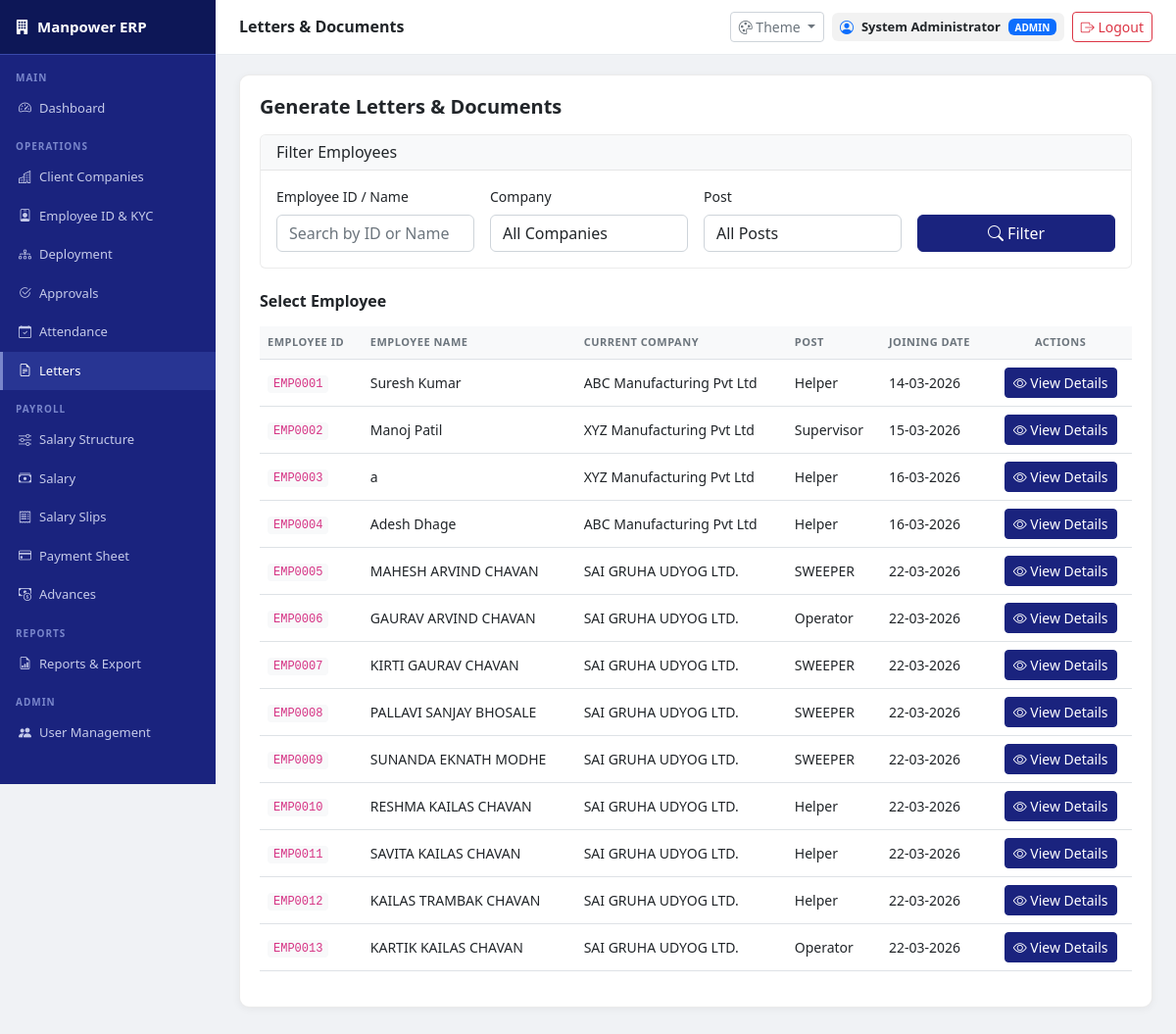
Page /letters (signed in) on the committed database.
### app/models/worker.py (models this page shows, shortened)
class Worker(db.Model):
    __tablename__ = 'workers'
    id              = db.Column(db.Integer, primary_key=True)
    employee_id     = db.Column(db.String(20), unique=True)
    full_name       = db.Column(db.String(150), nullable=False)
    full_name       = db.Column(db.String(150), nullable=False)
    father_name     = db.Column(db.String(150))
    date_of_birth   = db.Column(db.Date)
    gender          = db.Column(db.String(10))
    mobile          = db.Column(db.String(15))
    address         = db.Column(db.Text)
    post            = db.Column(db.String(100))
    aadhaar_number  = db.Column(db.String(20))
    pan_number      = db.Column(db.String(20))
    aadhaar_doc     = db.Column(db.String(255))
    pan_doc         = db.Column(db.String(255))
    photo           = db.Column(db.String(255))
    bank_name       = db.Column(db.String(100))
    account_number  = db.Column(db.String(30))
    ifsc_code       = db.Column(db.String(20))
    bank_passbook   = db.Column(db.String(255))
    is_active       = db.Column(db.Boolean, default=True)
    date_joined     = db.Column(db.Date, default=datetime.utcnow)
    created_at      = db.Column(db.DateTime, default=datetime.utcnow)
    family_members  = db.relationship('FamilyMember', backref='worker', lazy=True)
    deployments     = db.relationship('Deployment',   backref='worker', lazy=True)

### app/models/client.py (models this page shows, shortened)
class Company(db.Model):
    __tablename__ = 'companies'
    id             = db.Column(db.Integer, primary_key=True)
    name           = db.Column(db.String(200), nullable=False)
    address        = db.Column(db.Text)
    city           = db.Column(db.String(100))
    state          = db.Column(db.String(100))
    pincode        = db.Column(db.String(10))
    contact_person = db.Column(db.String(100))
    contact_phone  = db.Column(db.String(20))
    email          = db.Column(db.String(100))
    gst_number     = db.Column(db.String(20))
    created_at     = db.Column(db.DateTime, default=datetime.utcnow)
    requirements  = db.relationship('Requirement', backref='company', lazy=True)
    deployments   = db.relationship('Deployment', backref='company', lazy=True)

### app/models/deployment.py (models this page shows, shortened)
class Deployment(db.Model):
    __tablename__ = 'deployments'
    id = db.Column(db.Integer, primary_key=True)
    worker_id = db.Column(db.Integer, db.ForeignKey('workers.id'), nullable=False)
    company_id = db.Column(db.Integer, db.ForeignKey('companies.id'), nullable=False)
    post = db.Column(db.String(100), nullable=False)
    date_from = db.Column(db.Date, nullable=False)
    date_to = db.Column(db.Date)               # Null means currently deployed
    is_active = db.Column(db.Boolean, default=True)
    created_at = db.Column(db.DateTime, default=datetime.utcnow)

### app/routes/letters.py (the view)
@letters_bp.route('/letters')
@login_required
@permission_required('letters', 'view')
def index():
    employee_id = request.args.get('employee_id', '')
    company_id = request.args.get('company_id', '')
    post = request.args.get('post', '')
    companies = Company.query.all()
    unique_posts = db.session.query(Deployment.post).distinct().all()
    post_list = sorted([p[0] for p in unique_posts if p[0]])
    query = Worker.query.filter_by(is_active=True)
    if employee_id:
        query = query.filter(Worker.employee_id.ilike(f'%{employee_id}%'))
    workers = query.all()
    if company_id or post:
        filtered_workers = []
        for worker in workers:
            deployment = Deployment.query.filter_by(
                worker_id=worker.id,
                is_active=True
            ).first()
            if deployment:
                if company_id and deployment.company_id != int(company_id):
                    continue
                if post and deployment.post != post:
                    continue
                worker.current_deployment = deployment
            filtered_workers.append(worker)
        workers = filtered_workers
    else:
        for worker in workers:
            worker.current_deployment = Deployment.query.filter_by(
                worker_id=worker.id,
                is_active=True
            ).first()
    return render_template('letters/index.html',
                         workers=workers,
                         companies=companies,
                         post_list=post_list,
                         selected_employee=employee_id,
                         selected_company=company_id,
                         selected_post=post)

### app/routes/auth.py (called while the page is built, shortened)
def login_required(f):
    from functools import wraps
    @wraps(f)
    def decorated(*args, **kwargs):
        if 'user_id' not in session:
            flash('Please login to continue.', 'warning')
            return redirect(url_for('auth.login'))
        return f(*args, **kwargs)
    return decorated

def check_permission(module, action='view'):
    if 'user_id' not in session:
        return False
    role = session.get('user_role', '')
    if role in ['admin', 'hr']:
        return True

def permission_required(module, action='view'):
    def decorator(f):
        from functools import wraps
        @wraps(f)
        def decorated(*args, **kwargs):
            if 'user_id' not in session:
                return redirect(url_for('auth.login'))
            return f(*args, **kwargs)
        return decorated
    return decorator

### app/templates/letters/index.html (shortened to what this page needs)
{% extends 'base.html' %}
{% block page_title %}Letters & Documents{% endblock %}
{% block content %}
<div class="content-card">
    <h5 class="fw-semibold mb-3">Generate Letters & Documents</h5>
    <div class="card mb-4">
        <div class="card-header bg-light">
            <h6 class="mb-0">Filter Employees</h6>
        </div>
        <div class="card-body">
            <form method="GET" action="/letters" class="row g-3">
                <div class="col-md-3">
                    <label class="form-label">Employee ID / Name</label>
                    <input type="text" name="employee_id" class="form-control"
                           placeholder="Search by ID or Name" value="{{ selected_employee }}">
                </div>
                <div class="col-md-3">
                    <label class="form-label">Company</label>
                    <select name="company_id" class="form-select">
                        <option value="">All Companies</option>
                    </select>
                </div>
                <div class="col-md-3">
                    <label class="form-label">Post</label>
                    <select name="post" class="form-select">
                        <option value="">All Posts</option>
                    </select>
                </div>
                <div class="col-md-3 align-self-end">
                    <button type="submit" class="btn btn-primary w-100">
                        <i class="bi bi-search"></i> Filter
                    </button>
                </div>
            </form>
        </div>
    </div>
    <h6 class="fw-semibold mb-3">Select Employee</h6>
    <div class="table-responsive">
        <table class="table table-hover align-middle">
            <thead>
                <tr>
                    <th>Employee ID</th>
                    <th>Employee Name</th>
                    <th>Current Company</th>
                    <th>Post</th>
                    <th>Joining Date</th>
                    <th class="text-center">Actions</th>
                </tr>
            </thead>
            <tbody>
                {% for worker in workers %}
                <tr>
                    <td><code>{{ worker.employee_id }}</code></td>
                    <td>{{ worker.full_name }}</td>
                    <td>
                        {% if worker.current_deployment %}
                            {{ worker.current_deployment.company.name }}
                        {% else %}
                            <span class="text-muted">Not Deployed</span>
                        {% endif %}
                    </td>
                    <td>
                        {% if worker.current_deployment %}
                            {{ worker.current_deployment.post }}
                        {% else %}
                            <span class="text-muted">—</span>
                        {% endif %}
                    </td>
                    <td>
                        {{ worker.date_joined.strftime('%d-%m-%Y') if worker.date_joined else '—' }}
                    </td>
                    <td class="text-center">
                        <a href="/letters/employee/{{ worker.id }}" class="btn btn-sm btn-primary">
                            <i class="bi bi-eye"></i> View Details
                        </a>
                    </td>
                </tr>
                {% else %}
                <tr>
                    <td colspan="6" class="text-center text-muted py-4">
                        No employees found. Adjust filters or add workers first.
                    </td>
                </tr>
                {% endfor %}
            </tbody>
        </table>
    </div>
</div>
{% endblock %}

### app/templates/base.html (style rules this page uses)
:root { --sb-bg: #1a237e; --sb-dark: #0d1757; --sb-hover: #283593; --sb-border: #3949ab; --sb-accent: #7986cb; --sb-text: #c5cae9; --page-bg: #f0f2f5; --card-bg: #ffffff; --card-border: rgba(0,0,0,0.08); --text-main: #212529; --text-muted: #6c757d; --text-heading: #1a237e; --input-bg: #ffffff; --input-border: #ced4da; --input-text: #212529; --table-head-bg: #f8f9fa; --table-border: #dee2e6; --table-hover: #f1f3f5; --table-stripe: #fafbfc; --topbar-bg: #ffffff; --topbar-border: #e9ecef; --btn-primary-bg: #1a237e; --btn-primary-text:#ffffff; --btn-primary-hover:#0d1757; --code-bg: #f8f9fa; --code-text: #d63384; --hr-color: #dee2e6; --badge-info-bg: #e8eaf6; --badge-info-text: #1a237e; --alert-info-bg: #e8eaf6; --alert-info-text: #1a237e; --alert-info-border:#c5cae9; --alert-warn-bg: #fff8e1; --alert-warn-text: #856404; --alert-warn-border:#ffe082; --alert-success-bg:#e8f5e9; --alert-success-text:#1b5e20; --alert-success-border:#a5d6a7; --alert-danger-bg: #fce4ec; --alert-danger-text:#880e4f; --alert-danger-border:#f48fb1; --progress-bg: #e9ecef; --modal-bg: #ffffff; --modal-border: rgba(0,0,0,0.2); --modal-backdrop: rgba(0,0,0,0.5); --dropdown-bg: #ffffff; --dropdown-border: rgba(0,0,0,0.1); --dropdown-hover: #f8f9fa; --dropdown-text: #212529; }
* { box-sizing: border-box; margin: 0; padding: 0; }
body { background: var(--page-bg); color: var(--text-main); font-family: 'Segoe UI', Arial, sans-serif; font-size: 14px; transition: background 0.3s, color 0.3s; }
.content-card { background: var(--card-bg); border-radius: 10px; padding: 20px; border: 1px solid var(--card-border); box-shadow: 0 2px 8px rgba(0,0,0,0.05); margin-bottom: 20px; color: var(--text-main); }
h1,h2,h3,h4,h5,h6 { color: var(--text-main); }
.fw-semibold, .fw-bold { color: var(--text-main); }
label { color: var(--text-main); font-weight: 500; }
th, td { color: var(--text-main); }
.table { --bs-table-color: var(--text-main); --bs-table-bg: transparent; --bs-table-border-color: var(--table-border); --bs-table-hover-bg: var(--table-hover); --bs-table-hover-color: var(--text-main); --bs-table-striped-bg: var(--table-stripe); color: var(--text-main); }
.table > thead > tr > th { background: var(--table-head-bg) !important; color: var(--text-muted) !important; border-color: var(--table-border) !important; font-size: 11px; font-weight: 600; text-transform: uppercase; letter-spacing: 0.5px; }
.table > tbody > tr > td { border-color: var(--table-border) !important; color: var(--text-main); vertical-align: middle; }
.form-control, .form-select { background: var(--input-bg) !important; border-color: var(--input-border) !important; color: var(--input-text) !important; }
.form-control::placeholder { color: var(--text-muted) !important; }
.form-label { color: var(--text-main); font-weight: 500; }
.btn-primary { background: var(--btn-primary-bg) !important; border-color: var(--btn-primary-bg) !important; color: var(--btn-primary-text) !important; }
.card { background: var(--card-bg) !important; border-color: var(--card-border) !important; color: var(--text-main) !important; }
.card-header { background: var(--table-head-bg) !important; border-color: var(--card-border) !important; color: var(--text-main) !important; }
.card-body { color: var(--text-main) !important; }
code { background: var(--code-bg); color: var(--code-text); padding: 2px 6px; border-radius: 4px; font-size: 12px; }
.bg-light { background: var(--table-head-bg) !important; }

### rows in the picture
Worker: employee_id "EMP0001", full_name "Suresh Kumar", current_deployment.company.name "ABC Manufacturing Pvt Ltd", current_deployment.post "Helper", date_joined "14-03-2026"
Worker: employee_id "EMP0002", full_name "Manoj Patil", current_deployment.company.name "XYZ Manufacturing Pvt Ltd", current_deployment.post "Supervisor", date_joined "15-03-2026"
Worker: employee_id "EMP0003", full_name "a", current_deployment.company.name "XYZ Manufacturing Pvt Ltd", current_deployment.post "Helper", date_joined "16-03-2026"
Worker: employee_id "EMP0004", full_name "Adesh Dhage", current_deployment.company.name "ABC Manufacturing Pvt Ltd", current_deployment.post "Helper", date_joined "16-03-2026"
Worker: employee_id "EMP0005", full_name "MAHESH ARVIND CHAVAN", current_deployment.company.name "SAI GRUHA UDYOG LTD.", current_deployment.post "SWEEPER", date_joined "22-03-2026"
Worker: employee_id "EMP0006", full_name "GAURAV ARVIND CHAVAN", current_deployment.company.name "SAI GRUHA UDYOG LTD.", current_deployment.post "Operator", date_joined "22-03-2026"
Worker: employee_id "EMP0007", full_name "KIRTI GAURAV CHAVAN", current_deployment.company.name "SAI GRUHA UDYOG LTD.", current_deployment.post "SWEEPER", date_joined "22-03-2026"
Worker: employee_id "EMP0008", full_name "PALLAVI SANJAY BHOSALE", current_deployment.company.name "SAI GRUHA UDYOG LTD.", current_deployment.post "SWEEPER", date_joined "22-03-2026"
Worker: employee_id "EMP0009", full_name "SUNANDA EKNATH MODHE", current_deployment.company.name "SAI GRUHA UDYOG LTD.", current_deployment.post "SWEEPER", date_joined "22-03-2026"
Worker: employee_id "EMP0010", full_name "RESHMA KAILAS CHAVAN", current_deployment.company.name "SAI GRUHA UDYOG LTD.", current_deployment.post "Helper", date_joined "22-03-2026"
Worker: employee_id "EMP0011", full_name "SAVITA KAILAS CHAVAN", current_deployment.company.name "SAI GRUHA UDYOG LTD.", current_deployment.post "Helper", date_joined "22-03-2026"
Worker: employee_id "EMP0012", full_name "KAILAS TRAMBAK CHAVAN", current_deployment.company.name "SAI GRUHA UDYOG LTD.", current_deployment.post "Helper", date_joined "22-03-2026"
Worker: employee_id "EMP0013", full_name "KARTIK KAILAS CHAVAN", current_deployment.company.name "SAI GRUHA UDYOG LTD.", current_deployment.post "Operator", date_joined "22-03-2026"

### other values in the picture
{{ session.get('user_name') }} "System Administrator"
{{ session.get('user_role','')
                    .upper() }} "ADMIN"
